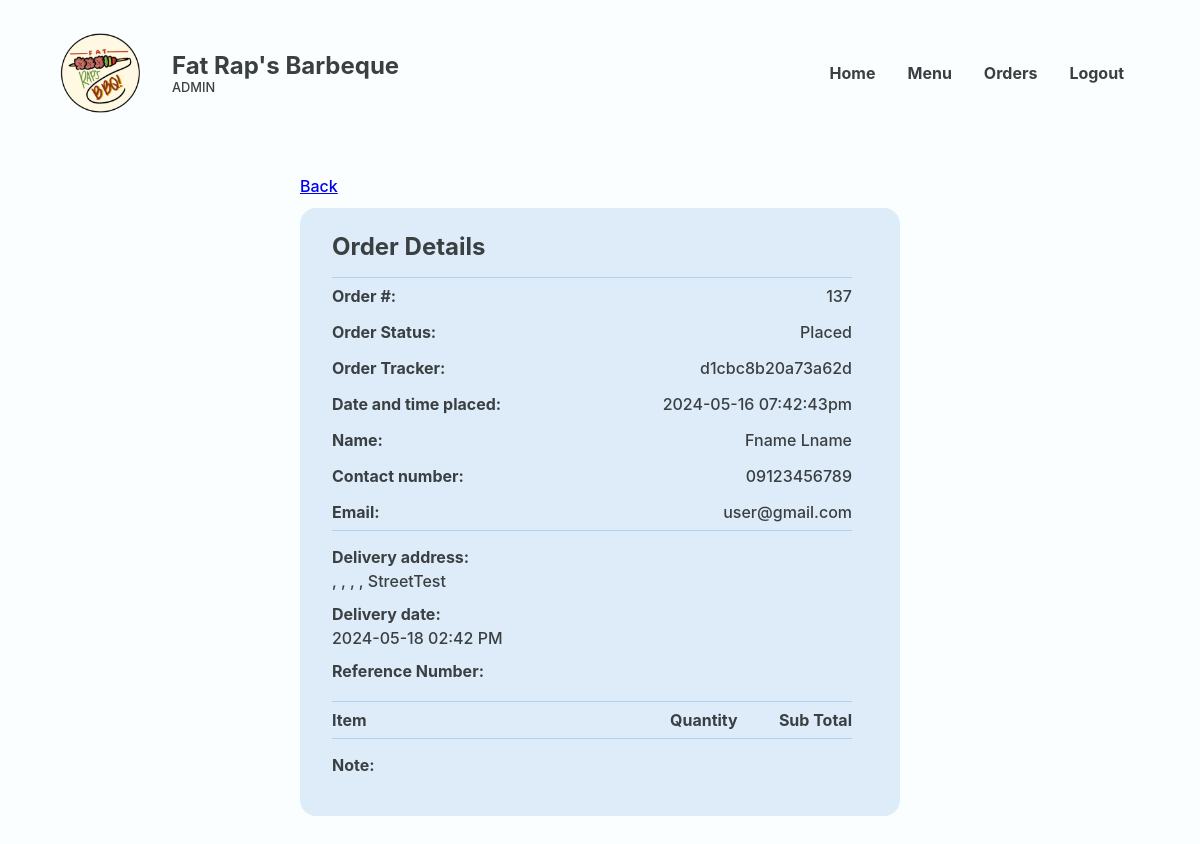
Page /Website/admin-order-details.php?PLACED_ORDER_ID=137 (signed in) on the committed database.
### tables this page shows
CREATE TABLE `placed_order` (
  `PLACED_ORDER_ID` int(18) UNSIGNED NOT NULL,
  `PRSN_ID` int(18) NOT NULL,
  `CUS_NAME` varchar(20) NOT NULL,
  `CUS_NUMBER` varchar(11) NOT NULL,
  `CUS_EMAIL` varchar(35) NOT NULL,
  `PLACED_ORDER_DATE` varchar(50) NOT NULL,
  `PLACED_ORDER_TOTAL` decimal(10,2) NOT NULL,
  `DELIVERY_ADDRESS` varchar(255) NOT NULL,
  `DELIVERY_DATE` varchar(50) NOT NULL,
  `PLACED_ORDER_STATUS` varchar(50) NOT NULL,
  `PLACED_ORDER_CONFIRMATION` varchar(50) NOT NULL,
  `PLACED_ORDER_TRACKER` varchar(16) NOT NULL,
  `PLACED_ORDER_NOTE` varchar(50) NOT NULL,
  `REFERENCE_NUMBER` varchar(50) NOT NULL,
  `GUEST_ORDER_IDENTIFIER` varchar(50) NOT NULL
);

### Website/admin-order-details.php (the view, shortened to what this page needs)
<?php
@include 'constants.php';
$PLACED_ORDER_ID = $_GET['PLACED_ORDER_ID'];
?>
<!DOCTYPE html>
<html lang="en">
<head>
    <link rel="stylesheet" href="header-styles.css">
    <link rel="stylesheet" href="admin-styles.css">
    <link href='https://unpkg.com/boxicons@2.1.4/css/boxicons.min.css' rel='stylesheet'>
</head>
<body>
    <header class="backend">
        <div class="header-container">
            <div class="website-title">
                <img id="logo" src="images/client-logo.png">
                <div class="text">
                    <h1>Fat Rap's Barbeque</h1>
                    <p>ADMIN</p>
                </div>
            </div>
            <ul class='menubar'>
                <li><a href="<?php echo SITEURL; ?>admin-home.php">Home</a></li>
                <li><a href="<?php echo SITEURL; ?>admin-edit-menu.php">Menu</a></li>
                <li><a href="<?php echo SITEURL; ?>admin-new-orders.php">Orders</a></li>
                <?php
                if (isset($_SESSION['prsn_id'])) {
                ?>
                    <li><a href="<?php echo SITEURL; ?>logout.php">Logout</a>
                    </li>
                <?php
                } else {
                ?>
                    <li><a href="<?php echo SITEURL; ?>login-page.php">Login</a></li>
                <?php
                }
                ?>
            </ul>
        </div>
    </header>
    <main>
        <section class="section" id="order-details">
            <div class="container">
                <div class="section-wrapper column">
                <a href="#" onclick="window.history.back();" class="back">Back</a>
                    <section class="block order-details">
                        <div class="scroll">
                            <h2>Order Details</h2>
                            <?php
                            $sql = "SELECT * FROM placed_order WHERE PLACED_ORDER_ID = '$PLACED_ORDER_ID'";
                            $res = mysqli_query($conn, $sql);
                            $count = mysqli_num_rows($res);
                            if ($count > 0) {
                                while ($row = mysqli_fetch_assoc($res)) {
                                    $PLACED_ORDER_ID = $row['PLACED_ORDER_ID'];
                                    $CUS_NAME = $row['CUS_NAME'];
                                    $CUS_NUMBER = $row['CUS_NUMBER'];
                                    $CUS_EMAIL = $row['CUS_EMAIL'];
                                    $PLACED_ORDER_DATE = $row['PLACED_ORDER_DATE'];
                                    $DELIVERY_ADDRESS = $row['DELIVERY_ADDRESS'];
                                    $DELIVERY_DATE = $row['DELIVERY_DATE'];
                                    $PLACED_ORDER_STATUS = $row['PLACED_ORDER_STATUS'];
                                    $PLACED_ORDER_TRACKER = $row['PLACED_ORDER_TRACKER'];
                            ?>
                                    <div>
                                        <table class="contact-info">
                                            <tr>
                                                <th>Order #:</th>
                                                <td><?php echo $PLACED_ORDER_ID ?></td>
                                            </tr>
                                            <tr>
                                                <th>Order Status:</th>
                                                <td><?php echo $PLACED_ORDER_STATUS ?></td>
                                            </tr>
                                            <tr>
                                                <th>Order Tracker:</th>
                                                <td><?php echo $PLACED_ORDER_TRACKER ?></td>
                                            </tr>
                                            <tr>
                                                <th>Date and time placed:</th>
                                                <td><?php echo $PLACED_ORDER_DATE ?></td>
                                            </tr>
                                            <tr>
                                                <th>Name:</th>
                                                <td><?php echo $CUS_NAME ?></td>
                                            </tr>
                                            <tr>
                                                <th>Contact number:</th>
                                                <td><?php echo $CUS_NUMBER ?></td>
                                            </tr>
                                            <tr>
                                                <th>Email:</th>
                                                <td><?php echo $CUS_EMAIL ?></td>
                                            </tr>
                                        </table>
                                    </div>
                                    <div class="delivery-grp">
                                        <div class="text-grp">
                                            <h3>Delivery address:</h3>
                                            <p><?php echo $DELIVERY_ADDRESS ?></p>
                                        </div>
                                        <div class="text-grp">
                                            <h3>Delivery date:</h3>
                                            <p><?php echo $DELIVERY_DATE ?></p>
                                        </div>
                                        <div class="text-grp">
                                            <h3>Reference Number:</h3>
                                        </div>
                                    </div>
                                    <div>
                                        <table class="order">
                                            <thead>
                                                <tr>
                                                    <th class="item-col">Item</th>
                                                    <th>Quantity</th>
                                                    <th class="subtotal-col">Sub Total</th>
                                                </tr>
                                            </thead>
                                                <?php
                                                $sql = "SELECT IN_ORDER_ID, FOOD_NAME, FOOD_PRICE, PRSN_ID, IN_ORDER_QUANTITY, IN_ORDER_TOTAL
        FROM food, in_order WHERE food.FOOD_ID = in_order.FOOD_ID AND IN_ORDER_STATUS != 'Delivered' AND PLACED_ORDER_ID = '$PLACED_ORDER_ID'";
                                                $res = mysqli_query($conn, $sql);
                                                ?>
                                        </table>
                                    </div>
                                    <div class="delivery-grp">
                                        <div class="text-grp">
                                            <h3>Note:</h3>
                                        </div>
                                    </div>
                        </div>
                <?php
                                }
                            }
                ?>
                    </section>
                </div>
            </div>
        </section>
    </main>
</body>
</html>

### Website/header-styles.css (style rules this page uses)
*, *::before, *::after { margin: 0; padding: 0; box-sizing: border-box; font-family: inherit; }
:root { --bg:#F2FFE1; --primary:#f3d95c; --text:#3A001E; --text2: #FA3F1F; --input-bg:#F7F3DC; --eye-icon:#CEC699; --block: #4ADE5D; --block-p:#277B32; --block-h1: #0F4C17; --form-bg: #FFFDEF; --header-text: #3A001E; }
body { font-family: 'Inter', sans-serif; }
header, footer { width: 100%; display: flex; justify-content: center; align-items: center; }
header { height: 8rem; position: fixed; top: 0; z-index: 100; color: var(--header-text); background-color: var(--bg); }
header.backend { color: #3A3F42; background-color: #FBFEFF; }
.header-container, .footer-container { margin-inline: auto; margin-top: 2rem; margin-bottom: 0.9rem; width: 90%; max-width: 1200px; display: flex; justify-content: space-between; align-items: center; }
.website-title { display: flex; align-items: center; }
header img { width: 80px; position: relative; }
header .text { margin-left: 2rem; display: flex; flex-direction: column; gap: 0; }
header h1 { white-space: nowrap; font-size: 1.5rem; }
header .text p, footer .right-container p { font-size: 0.8rem; }
li > a { color: inherit; text-decoration: none; }
.menubar { display: flex; flex-direction: row; list-style-type: none; margin: 0; padding: 0; }
.menubar > li { font-weight: bold; margin: 0 1rem; overflow: hidden; }

### Website/admin-styles.css (style rules this page uses)
*, *::before, *::after { margin: 0; padding: 0; box-sizing: border-box; font-family: inherit; }
:root { --bg:#EDE9D0; --primary:#F5D636; --active-primary:#EDCB1C; --input-bg:#F7F3DC; --form-bg: #FFFDEF; --available:#A8D991; --available-text:#304D23; --fully-booked:#C13B24; --fully-booked-text:var(--text); --closed:#3B3B3B; --closed-text:#A9A9A9; --product-info-bg: #C13B24; --light-text: #FEFBEA; --text:#3A3F42; --light-blue: #DEECF9; --darker-row: #deecf94f; --sidemenu-blue: #6EA4E4; --sidemenu-blue-hover: #5790D5; --sidemenu-blue-text: #163860; --db-highlight-blue: #93CBFF; --gray: #878F94; --accept-green: #78D35A; --reject-red: #DA523B; }
html { color: var(--text); }
body { font-family: 'Inter', sans-serif; font-weight: 500; min-height: 100vh; color: #3A3F42; background-color: #FBFEFF; }
main { padding-top: 8rem; }
.section { width: 100%; display: flex; justify-content: center; align-items: center; }
.container { max-width: 1200px; width: 90%; margin: clamp(1rem, 5vw, 3rem) auto; margin-bottom: 5rem; }
.back { justify-content: space-between; }
.column { display: flex; flex-direction: column; }
table { background: white; border-radius: 1rem; border-collapse: collapse; width: 100%; }
td,th { text-align: left; text-wrap: nowrap; }
td { padding: 0.8rem; padding-left: 1rem; }
.block { background-color: var(--light-blue); border-radius: 1rem; padding: 1.5rem; }
.order-details { width: 40%; margin: 0 auto; padding-right: 0.5rem; }
.order-details .scroll { height: max-content; max-height: 70vh; display: flex; flex-direction: column; gap: 1rem; overflow: auto; overflow-x: hidden; padding-right: 1rem; }
a.back { width: 40%; margin: 0 auto; margin-bottom: 0.75rem; }
.order-details table { border-radius: 0; border-top: 1px solid #B4CFE8; border-bottom: 1px solid #B4CFE8; background-color: var(--light-blue); }
.order-details td, .order-details th { padding: 0.5rem 0; text-align: left; }
.order-details table.contact-info td { text-align: right; }
.order-details .delivery-grp { display: flex; flex-direction: column; gap: 0.8rem; }
.order-details .text-grp h3 { font-size: 1rem; margin-bottom: 4px; }
.order-details table .item-col { width: 65%; }
.order-details table .subtotal-col { text-align: right; }
.section-wrapper { max-width: 600px; margin: 0 auto; }
.block { width: 100%; padding: 1.5rem 2rem; }
.layout section, a.back { width: 100%; }

### rows in the picture
placed_order: PLACED_ORDER_ID "137", PLACED_ORDER_STATUS "Placed", PLACED_ORDER_TRACKER "d1cbc8b20a73a62d", PLACED_ORDER_DATE "2024-05-16 07:42:43pm", CUS_NAME "Fname Lname", CUS_NUMBER "09123456789", CUS_EMAIL "user@gmail.com", DELIVERY_ADDRESS ", , , , StreetTest", DELIVERY_DATE "2024-05-18 02:42 PM"
